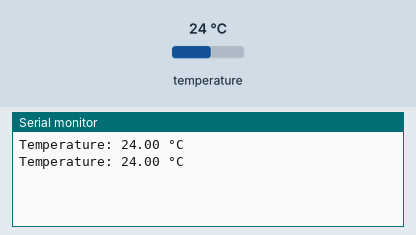
Bench run of a sketch on a simulated Arduino Uno, built with avr-gcc and run on an emulated ATmega328P. Parts: the last lines printed to the serial monitor. The inputs (shaded band) are chosen by the test bench; at power-on: temperature 24 °C.

Above: at 3.3 s.
3.4 s: temperature set to 12 °C
At 5.5 s:
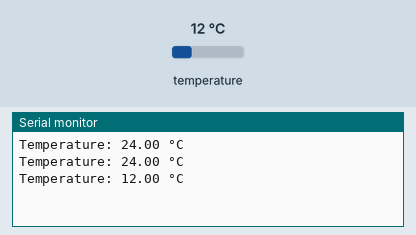
5.9 s: temperature set to 19 °C
At 6.9 s:
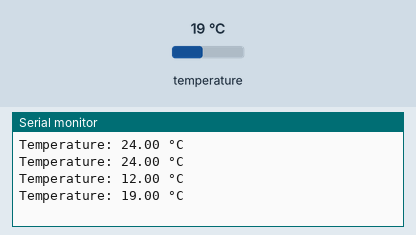
Timing chart, 0 to 8.9 s (numbered marks = the images above; inputs shaded):
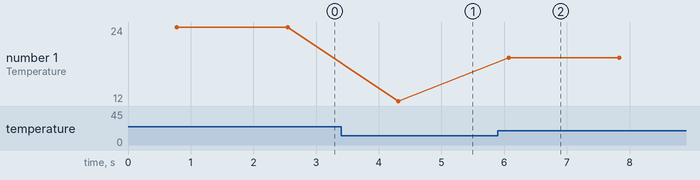

Measured:
- after the input at 3.4 s, the serial monitor: prints a new line after 0.91 s (image 1)
- after the input at 5.9 s, the serial monitor: prints a new line after 0.17 s (image 2)
- plotted number 1: 24 → 12 after the input at 3.4 s, 12 → 19 after the input at 5.9 s

The sketch:

kod_pre_teplomer.ino
```cpp
#include <OneWire.h>         // Include the OneWire library to communicate with the sensor
#include <DallasTemperature.h> // Include the DallasTemperature library for DS18B20

// Define the pin where the data wire is connected
const int oneWireBus = 11;  // Digital pin 11 (you can use other pins as well)

OneWire oneWire(oneWireBus);              // Create a OneWire object
DallasTemperature sensors(&oneWire);      // Create a DallasTemperature object

void setup() {
  Serial.begin(9600);     // Start serial communication for debugging
  sensors.begin();        // Initialize the sensor
}

void loop() {
  sensors.requestTemperatures();  // Request temperature readings from the DS18B20
  float temperature = sensors.getTempCByIndex(0);  // Get temperature in Celsius

  Serial.print("Temperature: ");
  Serial.print(temperature);  // Print the temperature in Celsius
  Serial.println(" °C");

  delay(1000);  // Wait for 1 second before reading the temperature again
}
```
